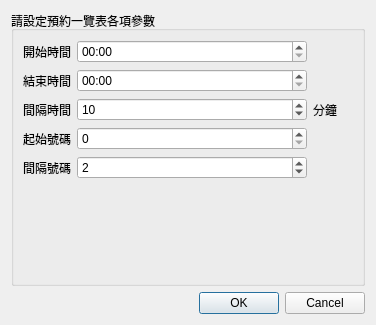
<?xml version="1.0" encoding="UTF-8"?>
<ui version="4.0">
 <class>Dialog_auto_reservation_table</class>
 <widget class="QDialog" name="Dialog_auto_reservation_table">
  <property name="windowModality">
   <enum>Qt::NonModal</enum>
  </property>
  <property name="geometry">
   <rect>
    <x>0</x>
    <y>0</y>
    <width>376</width>
    <height>325</height>
   </rect>
  </property>
  <property name="sizePolicy">
   <sizepolicy hsizetype="Preferred" vsizetype="Preferred">
    <horstretch>0</horstretch>
    <verstretch>0</verstretch>
   </sizepolicy>
  </property>
  <property name="windowTitle">
   <string>自動設定預約一覽表</string>
  </property>
  <layout class="QVBoxLayout" name="verticalLayout">
   <item>
    <widget class="QGroupBox" name="groupBox_calendar">
     <property name="title">
      <string>請設定預約一覽表各項參數</string>
     </property>
     <property name="flat">
      <bool>true</bool>
     </property>
     <layout class="QGridLayout" name="gridLayout">
      <item row="5" column="1">
       <spacer name="verticalSpacer">
        <property name="orientation">
         <enum>Qt::Vertical</enum>
        </property>
        <property name="sizeHint" stdset="0">
         <size>
          <width>20</width>
          <height>40</height>
         </size>
        </property>
       </spacer>
      </item>
      <item row="0" column="2" colspan="2">
       <spacer name="horizontalSpacer">
        <property name="orientation">
         <enum>Qt::Horizontal</enum>
        </property>
        <property name="sizeHint" stdset="0">
         <size>
          <width>40</width>
          <height>20</height>
         </size>
        </property>
       </spacer>
      </item>
      <item row="3" column="1">
       <widget class="QSpinBox" name="spinBox_start_no">
        <property name="minimum">
         <number>0</number>
        </property>
        <property name="maximum">
         <number>1000</number>
        </property>
        <property name="singleStep">
         <number>2</number>
        </property>
       </widget>
      </item>
      <item row="3" column="0">
       <widget class="QLabel" name="label_3">
        <property name="text">
         <string>起始號碼</string>
        </property>
        <property name="alignment">
         <set>Qt::AlignRight|Qt::AlignTrailing|Qt::AlignVCenter</set>
        </property>
       </widget>
      </item>
      <item row="0" column="0">
       <widget class="QLabel" name="label">
        <property name="text">
         <string>開始時間</string>
        </property>
        <property name="alignment">
         <set>Qt::AlignRight|Qt::AlignTrailing|Qt::AlignVCenter</set>
        </property>
       </widget>
      </item>
      <item row="1" column="0">
       <widget class="QLabel" name="label_2">
        <property name="text">
         <string>結束時間</string>
        </property>
        <property name="alignment">
         <set>Qt::AlignRight|Qt::AlignTrailing|Qt::AlignVCenter</set>
        </property>
       </widget>
      </item>
      <item row="0" column="1">
       <widget class="QTimeEdit" name="timeEdit_start_time">
        <property name="sizePolicy">
         <sizepolicy hsizetype="Expanding" vsizetype="Fixed">
          <horstretch>0</horstretch>
          <verstretch>0</verstretch>
         </sizepolicy>
        </property>
        <property name="displayFormat">
         <string>hh:mm</string>
        </property>
        <property name="calendarPopup">
         <bool>true</bool>
        </property>
       </widget>
      </item>
      <item row="1" column="1">
       <widget class="QTimeEdit" name="timeEdit_end_time">
        <property name="displayFormat">
         <string>hh:mm</string>
        </property>
       </widget>
      </item>
      <item row="2" column="0">
       <widget class="QLabel" name="label_4">
        <property name="text">
         <string>間隔時間</string>
        </property>
        <property name="alignment">
         <set>Qt::AlignRight|Qt::AlignTrailing|Qt::AlignVCenter</set>
        </property>
       </widget>
      </item>
      <item row="2" column="1">
       <widget class="QSpinBox" name="spinBox_interval_time">
        <property name="singleStep">
         <number>5</number>
        </property>
        <property name="value">
         <number>10</number>
        </property>
       </widget>
      </item>
      <item row="2" column="2">
       <widget class="QLabel" name="label_5">
        <property name="text">
         <string>分鐘</string>
        </property>
       </widget>
      </item>
      <item row="4" column="0">
       <widget class="QLabel" name="label_6">
        <property name="text">
         <string>間隔號碼</string>
        </property>
        <property name="alignment">
         <set>Qt::AlignRight|Qt::AlignTrailing|Qt::AlignVCenter</set>
        </property>
       </widget>
      </item>
      <item row="4" column="1">
       <widget class="QSpinBox" name="spinBox_interval_no">
        <property name="minimum">
         <number>0</number>
        </property>
        <property name="maximum">
         <number>60</number>
        </property>
        <property name="singleStep">
         <number>2</number>
        </property>
        <property name="value">
         <number>2</number>
        </property>
       </widget>
      </item>
     </layout>
    </widget>
   </item>
   <item>
    <widget class="QDialogButtonBox" name="buttonBox">
     <property name="orientation">
      <enum>Qt::Horizontal</enum>
     </property>
     <property name="standardButtons">
      <set>QDialogButtonBox::Cancel|QDialogButtonBox::Ok</set>
     </property>
     <property name="centerButtons">
      <bool>false</bool>
     </property>
    </widget>
   </item>
  </layout>
 </widget>
 <tabstops>
  <tabstop>timeEdit_start_time</tabstop>
  <tabstop>timeEdit_end_time</tabstop>
  <tabstop>spinBox_interval_time</tabstop>
  <tabstop>spinBox_start_no</tabstop>
  <tabstop>spinBox_interval_no</tabstop>
 </tabstops>
 <resources/>
 <connections>
  <connection>
   <sender>buttonBox</sender>
   <signal>accepted()</signal>
   <receiver>Dialog_auto_reservation_table</receiver>
   <slot>accept()</slot>
   <hints>
    <hint type="sourcelabel">
     <x>248</x>
     <y>254</y>
    </hint>
    <hint type="destinationlabel">
     <x>157</x>
     <y>274</y>
    </hint>
   </hints>
  </connection>
  <connection>
   <sender>buttonBox</sender>
   <signal>rejected()</signal>
   <receiver>Dialog_auto_reservation_table</receiver>
   <slot>reject()</slot>
   <hints>
    <hint type="sourcelabel">
     <x>316</x>
     <y>260</y>
    </hint>
    <hint type="destinationlabel">
     <x>286</x>
     <y>274</y>
    </hint>
   </hints>
  </connection>
 </connections>
</ui>
